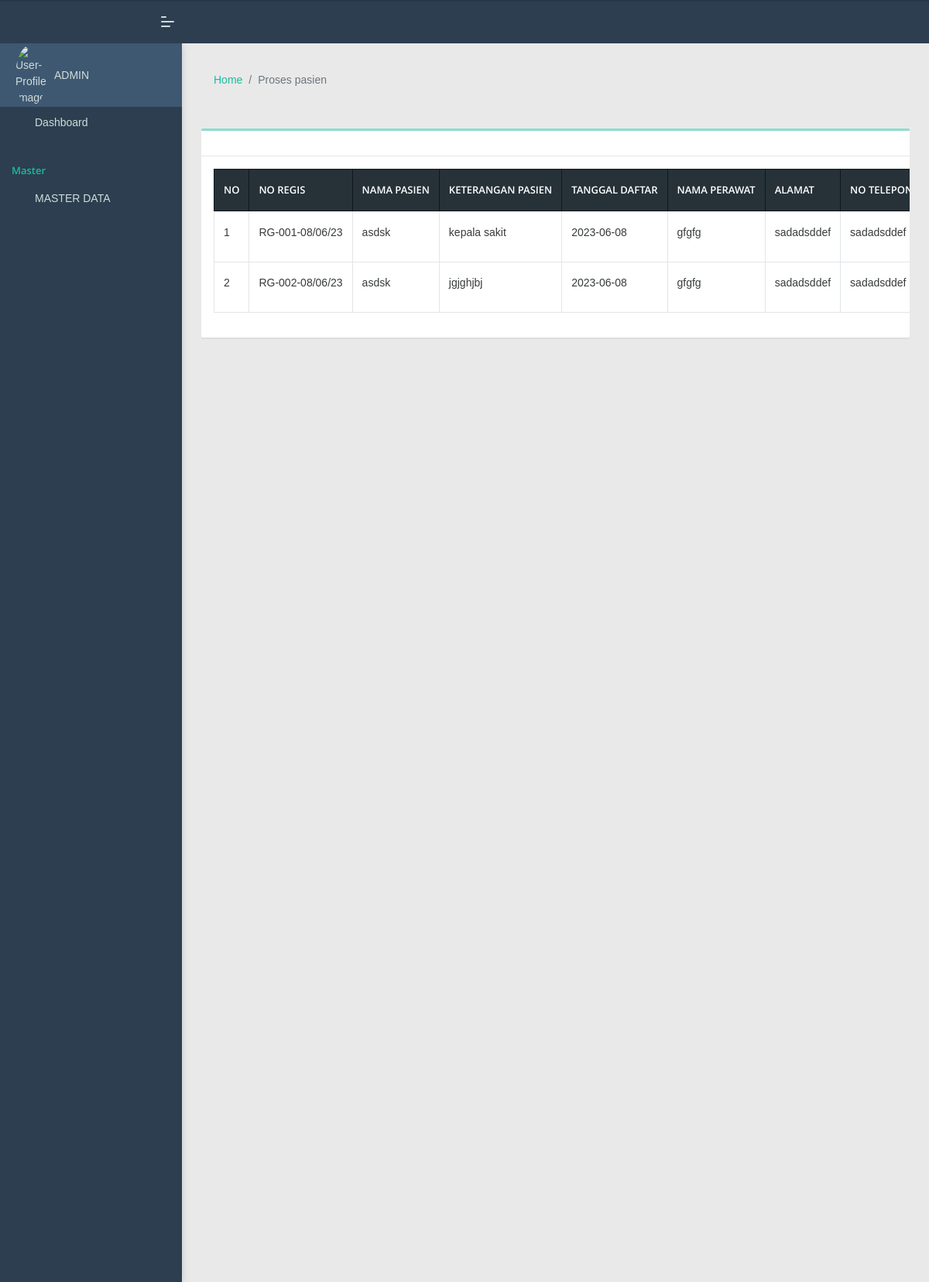
Page /kepala/dokter/dtpasien.php on the committed database.
### tables this page shows
CREATE TABLE `regis` (
  `id_regis` int(11) NOT NULL,
  `no_regis` varchar(30) NOT NULL,
  `keterangan_pasien` varchar(150) NOT NULL,
  `tanggal_regis` date NOT NULL,
  `id_poli` int(11) NOT NULL,
  `id_perawat` int(11) NOT NULL,
  `id_pasien` int(11) NOT NULL
);

CREATE TABLE `pasien` (
  `id_pasien` int(25) NOT NULL,
  `nama_pasien` varchar(50) NOT NULL,
  `tanggal_lahir` varchar(10) NOT NULL,
  `tempat_lahir` varchar(10) NOT NULL,
  `jenis_kelamin` varchar(10) NOT NULL,
  `alamat` varchar(100) NOT NULL,
  `umur` varchar(100) NOT NULL,
  `nik` varchar(20) NOT NULL,
  `nomor_telepon` varchar(10) NOT NULL
);

### kepala/dokter/dtpasien.php (the view, shortened to what this page needs)
<?php
require "../koneksi.php";
?>
<!DOCTYPE html>
<html lang="en">
<head>
    <link rel="stylesheet" href="../assets/css/style.css">
</head>
<body class="">
    <nav class="pcoded-navbar  ">
        <div class="navbar-wrapper  ">
            <div class="navbar-content scroll-div ">
                <div class="">
                    <div class="main-menu-header">
                        <img class="img-radius" src="img/ntt.png" alt="User-Profile-Image">
                        <div class="user-details">
                            <div id="more-details">ADMIN</div>
                        </div>
                    </div>
                </div>
                <ul class="nav pcoded-inner-navbar ">
                    <li class="nav-item">
                        <a href="index.php" class="nav-link "><span class="pcoded-micon"><i class="feather icon-home"></i></span><span class="pcoded-mtext">Dashboard</span></a>
                    </li>
                    <li class="nav-item pcoded-menu-caption">
                        <label>Master</label>
                    </li>
                    <li class="nav-item pcoded-hasmenu">
                        <a href="#!" class="nav-link "><span class="pcoded-micon"><i class="feather icon-box"></i></span><span class="pcoded-mtext">MASTER DATA</span></a>
                    </li>
                </ul>
            </div>
        </div>
    </nav>
    <header class="navbar pcoded-header navbar-expand-lg navbar-light header-dark">
        <div class="m-header">
            <a class="mobile-menu" id="mobile-collapse" href="#!"><span></span></a>
        </div>
        <div class="collapse navbar-collapse">
            <ul class="navbar-nav mr-auto">
                <li class="nav-item">
                    <a href="#!" class="pop-search"><i class="feather icon-search"></i></a>
                </li>
            </ul>
            <ul class="navbar-nav ml-auto">
                <li>
                    <div class="dropdown drp-user">
                        <a href="#" class="dropdown-toggle" data-toggle="dropdown">
                            <i class="feather icon-user"></i>
                        </a>
                    </div>
                </li>
            </ul>
        </div>
    </header>
    <div class="pcoded-main-container">
        <div class="pcoded-content">
            <div class="d-sm-flex align-items-center justify-content-between mb-4">
                <ol class="breadcrumb">
                    <li class="breadcrumb-item"><a href="index.php">Home</a></li>
                    <li class="breadcrumb-item active" aria-current="page">Proses pasien </li>
                </ol>
            </div>
            <div class="row">
                <div class="col-lg-12">
                    <div class="card mb-4">
                        <div class="card-header py-3 d-flex flex-row align-items-center justify-content-between">
                        </div>
                        <div class="table-responsive p-3">
                            <table class="table align-items-center table-bordered" id="dataTable">
                                <thead class="thead-dark">
                                    <tr>
                                        <th>No</th>
                                        <th>No Regis</th>
                                        <th>Nama Pasien</th>
                                        <th>Keterangan pasien </th>
                                        <th>Tanggal Daftar</th>
                                        <th>Nama Perawat </th>
                                        <th>Alamat</th>
                                        <th>No Telepon</th>
                                    </tr>
                                </thead>
                                <tbody>
                                    <?php
                                    $i = 0;
                                    $ambildataperawat = mysqli_query($conn, "SELECT  * FROM  pasien JOIN regis ON regis.id_pasien   = pasien.id_pasien  ");
                                    while ($data = mysqli_fetch_array($ambildataperawat)) {
                                        $i++;
                                        $nomor_regis = $data['no_regis'];
                                        $nama_pasien = $data['nama_pasien'];
                                        $keluhan = $data['keterangan_pasien'];
                                        $tanggal_lahir = $data['tanggal_regis'];
                                        $alamat = $data['alamat'];
                                        $no_telepon = $data['nomor_telepon'];
                                    ?>
                                        <tr>
                                            <td><?= $i ?></td>
                                            <td><?= $nomor_regis ?></td>
                                            <td><?= $nama_pasien ?></td>
                                            <td><?= $keluhan ?></td>
                                            <td><?= $tanggal_lahir ?></td>
                                            <td><?= $alamat ?></td>
                                            <td><?= $no_telepon ?></td>
                                            <td><?= $no_telepon ?></td>
                                        </tr>
                        </div>
                    <?php } ?>
                    </div>
                </div>
            </div>
        </div>
    <div class="pcoded-main-container">
        <div class="pcoded-content">
        </div>
    </div>
</body>
</html>

### rows in the picture
regis: no_regis "RG-001-08/06/23", id_pasien.nama_pasien "asdsk", keterangan_pasien "kepala sakit", tanggal_regis "2023-06-08", id_pasien.alamat "gfgfg", id_pasien.nomor_telepon "sadadsddef"
regis: no_regis "RG-002-08/06/23", id_pasien.nama_pasien "asdsk", keterangan_pasien "jgjghjbj", tanggal_regis "2023-06-08", id_pasien.alamat "gfgfg", id_pasien.nomor_telepon "sadadsddef"
